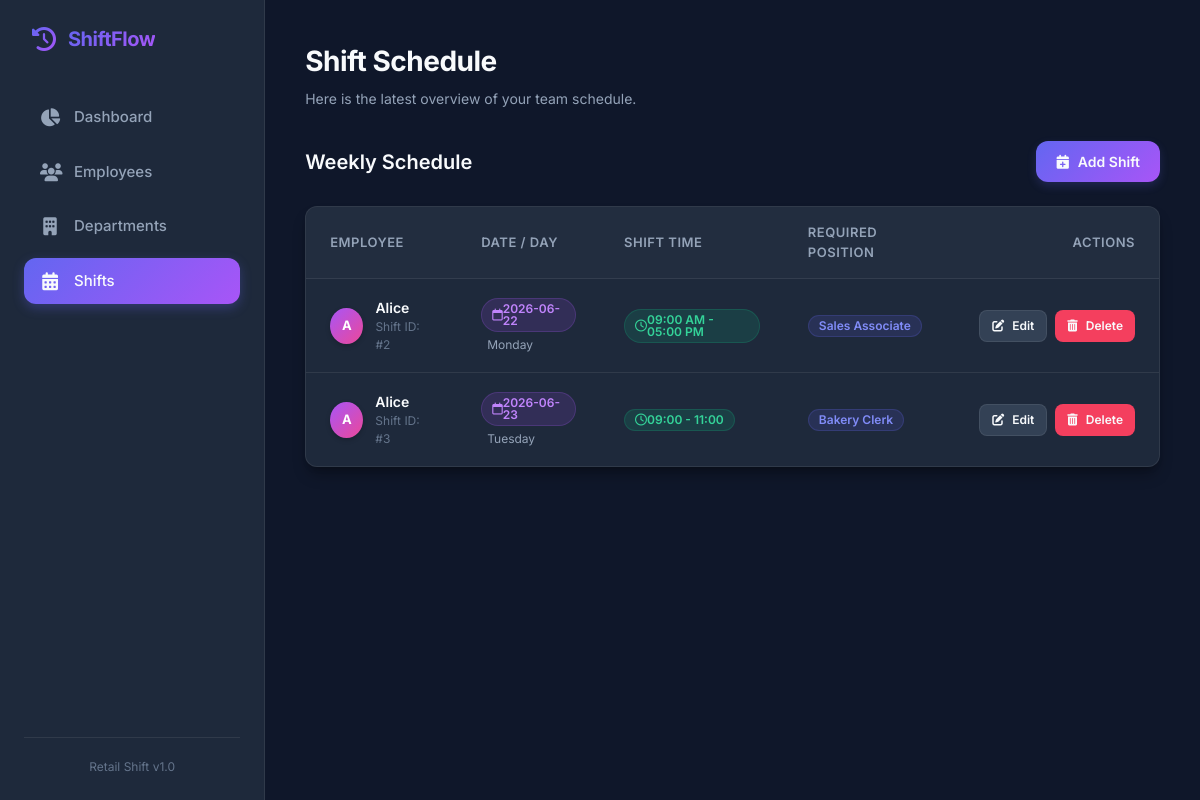
Page /shifts on the earlier database version.
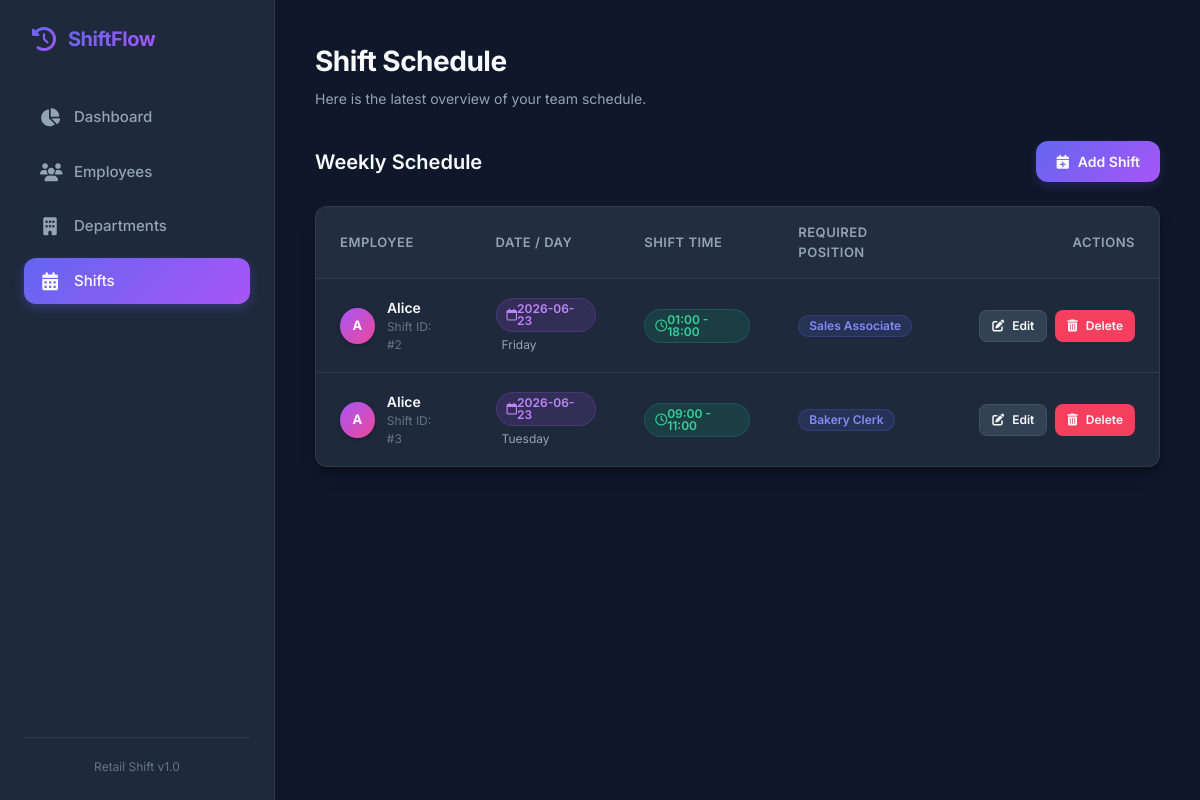
Same page on the later database version.
### tables this page shows
CREATE TABLE shifts(

        shift_id INTEGER PRIMARY KEY AUTOINCREMENT,

        employee_id INTEGER,

        shift_date TEXT,

        day_of_week TEXT,

        start_time TEXT,

        end_time TEXT,

        position_required TEXT,

        FOREIGN KEY(employee_id)
        REFERENCES employees(employee_id)

    );

CREATE TABLE employees(

        employee_id INTEGER PRIMARY KEY AUTOINCREMENT,

        first_name TEXT NOT NULL,

        last_name TEXT NOT NULL,

        phone TEXT,

        email TEXT,

        position TEXT

    , department_id INTEGER REFERENCES departments(department_id));

### app.py (the view)
@app.route("/shifts")
def shifts():
    conn=db()
    data=conn.execute(
    """

    SELECT shifts.*, employees.first_name

    FROM shifts

    LEFT JOIN employees

    ON shifts.employee_id=employees.employee_id

    """
    ).fetchall()
    return render_template(
        "shifts.html",
        shifts=data
    )

### app.py (called while the page is built)
def db():
    conn = sqlite3.connect(
        "retail_shift_management.db"
    )
    conn.row_factory = sqlite3.Row
    return conn

### templates/shifts.html (shortened to what this page needs)
{% extends "base.html" %}
{% block header_title %}Shift Schedule{% endblock %}
{% block content %}
<div class="header-actions">
    <span class="page-title">Weekly Schedule</span>
    <a href="/add_shift" class="btn btn-primary">
        <i class="fa-solid fa-calendar-plus"></i> Add Shift
    </a>
</div>
{% if shifts %}
<div class="table-container">
    <div class="table-responsive">
        <table class="custom-table">
            <thead>
                <tr>
                    <th>Employee</th>
                    <th>Date / Day</th>
                    <th>Shift Time</th>
                    <th>Required Position</th>
                    <th style="text-align: right;">Actions</th>
                </tr>
            </thead>
            <tbody>
                {% for s in shifts %}
                <tr>
                    <td>
                        <div class="employee-avatar-name">
                            <div class="avatar-placeholder" style="background: linear-gradient(135deg, #a855f7 0%, #ec4899 100%);">
                                {% if s.first_name %}
                                    {{ s.first_name[0] | upper }}
                                {% else %}
                                    ?
                                {% endif %}
                            </div>
                            <div>
                                <div class="employee-name">
                                    {% if s.first_name %}
                                        {{ s.first_name }}
                                    {% else %}
                                        <span style="color: var(--text-muted); font-style: italic;">Unassigned</span>
                                    {% endif %}
                                </div>
                                <div style="font-size: 12px; color: var(--text-muted);">Shift ID: #{{ s.shift_id }}</div>
                            </div>
                        </div>
                    </td>
                    <td>
                        <span class="badge badge-date"><i class="fa-regular fa-calendar"></i> {{ s.shift_date }}</span>
                        <div style="font-size: 12px; color: var(--text-secondary); margin-top: 4px; padding-left: 6px;">{{ s.day_of_week }}</div>
                    </td>
                    <td>
                        <span class="badge badge-time"><i class="fa-regular fa-clock"></i> {{ s.start_time }} - {{ s.end_time }}</span>
                    </td>
                    <td>
                        <span class="badge badge-position">{{ s.position_required }}</span>
                    </td>
                    <td>
                        <div class="btn-group" style="justify-content: flex-end;">
                            <a href="/edit_shift/{{ s.shift_id }}" class="btn btn-secondary btn-sm">
                                <i class="fa-solid fa-pen-to-square"></i> Edit
                            </a>
                            <a href="/delete_shift/{{ s.shift_id }}" class="btn btn-danger btn-sm" onclick="return confirm('Are you sure you want to delete this shift?');">
                                <i class="fa-solid fa-trash-can"></i> Delete
                            </a>
                        </div>
                    </td>
                </tr>
                {% endfor %}
            </tbody>
        </table>
    </div>
</div>
{% endif %}
{% endblock %}

### templates/base.html (shortened to what this page needs)
<!DOCTYPE html>
<html lang="en">
<head>
    <link rel="stylesheet" href="/static/style.css">
    <link rel="stylesheet" href="https://cdnjs.cloudflare.com/ajax/libs/font-awesome/6.4.0/css/all.min.css">
</head>
<body>
    <div class="app-container">
        <aside class="sidebar">
            <div class="sidebar-brand">
                <i class="fa-solid fa-clock-rotate-left brand-icon"></i>
                <span class="brand-text">ShiftFlow</span>
            </div>
            <nav class="sidebar-menu">
                <a href="/" class="menu-item {% if request.path == '/' %}active{% endif %}">
                    <i class="fa-solid fa-chart-pie menu-icon"></i>
                    <span>Dashboard</span>
                </a>
                <a href="/employees" class="menu-item {% if '/employee' in request.path %}active{% endif %}">
                    <i class="fa-solid fa-users menu-icon"></i>
                    <span>Employees</span>
                </a>
                <a href="/departments" class="menu-item {% if '/department' in request.path %}active{% endif %}">
                    <i class="fa-solid fa-building menu-icon"></i>
                    <span>Departments</span>
                </a>
                <a href="/shifts" class="menu-item {% if '/shift' in request.path %}active{% endif %}">
                    <i class="fa-solid fa-calendar-days menu-icon"></i>
                    <span>Shifts</span>
                </a>
            </nav>
            <div class="sidebar-footer">
                <p class="footer-text">Retail Shift v1.0</p>
            </div>
        </aside>
        <main class="main-content">
            <header class="top-bar">
                <div class="welcome-msg">
                    <h2>{% block header_title %}Welcome back!{% endblock %}</h2>
                    <p class="subtitle">Here is the latest overview of your team schedule.</p>
                </div>
            </header>
            <div class="content-body">
                {% block content %}{% endblock %}
            </div>
        </main>
    </div>
</body>
</html>

Differences in the rows shown:
changed shifts "Sales Associate": shift_date "2026-06-22" → "2026-06-23"; day_of_week "Monday" → "Friday"; start_time "09:00 AM" → "01:00"; end_time "05:00 PM" → "18:00"
